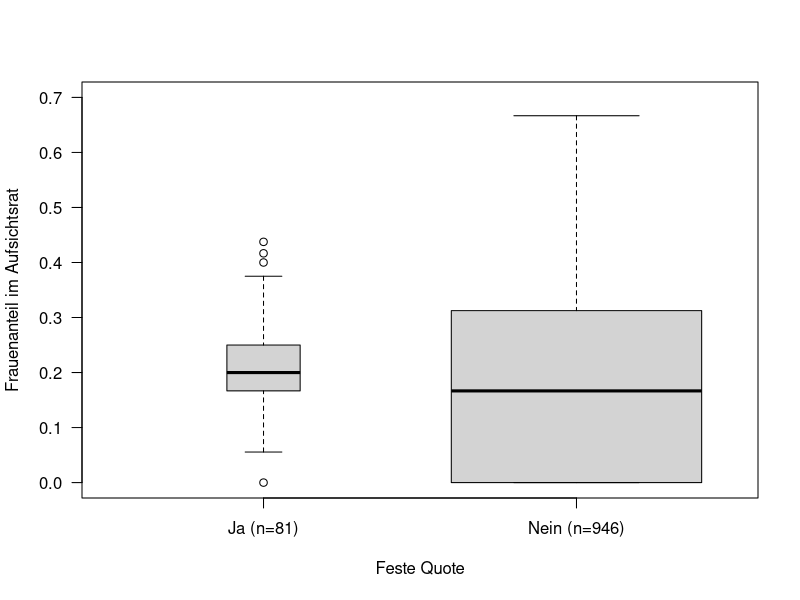

The R source for this figure: (Note: this script raises an error after producing the figure.)
#Quelle https://www.bmfsfj.de/quote/daten.html
#Stand: 19.11.2024

AR <- read.csv(file="Aufsichtsraete.csv", sep=";") # Einlesen der Daten

## Pruefung der Anzahlen
AR$Anteil.Frauen.Aufsichtsrat <- AR$Davon.Frauen/AR$Mitgliederzahl.Aufsichtsrat
table(AR$fixe.Quote, is.na(AR$Anteil.Frauen.Aufsichtsrat))
AR$fixe.Quote.display <- AR$fixe.Quote
AR$fixe.Quote.display[AR$fixe.Quote=="ja"] <- "Ja (n=81)"
AR$fixe.Quote.display[AR$fixe.Quote=="nein"] <- "Nein (n=946)"
boxplot(Davon.Frauen/Mitgliederzahl.Aufsichtsrat ~ fixe.Quote.display, data=AR,
        ylab="Frauenanteil im Aufsichtsrat",
        ylim=c(0,0.7),
        xlab="Feste Quote",
        varwidth=TRUE, las=1)
Encoding()
